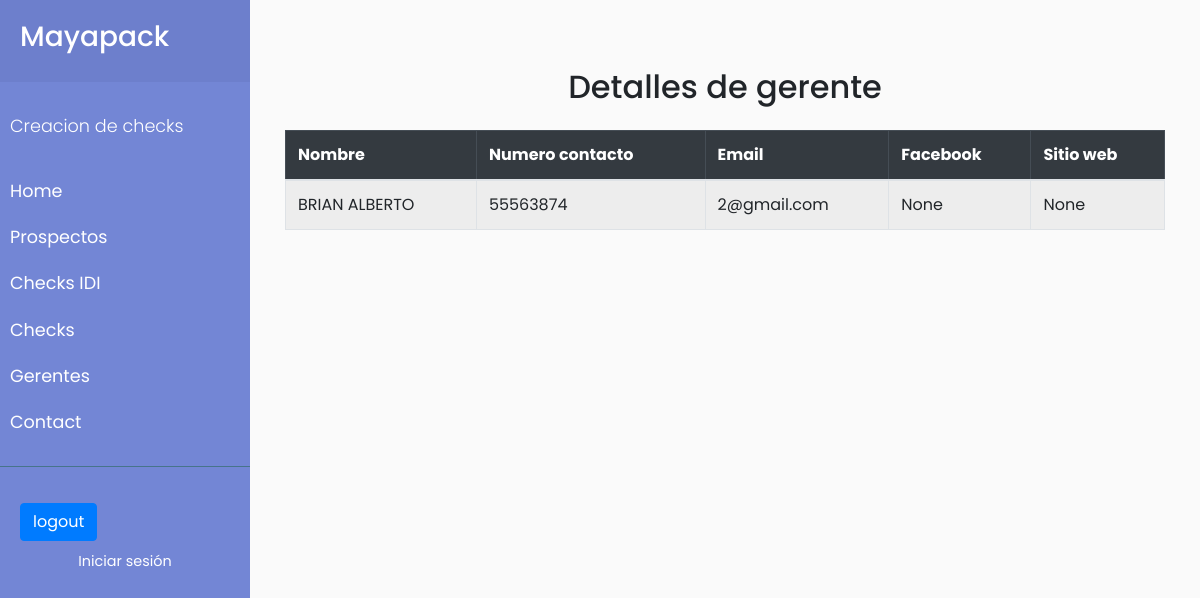
Page /vendedor/4 on the committed database.
### bc/models.py (models this page shows, shortened)
class Vendedores(models.Model):
    nombre = models.CharField(max_length=100)
    numero_contacto = models.CharField(max_length=20, blank=True )
    email = models.EmailField(unique=True, blank=True)
    facebook = models.URLField(blank=True, null=True)
    x_twitter = models.URLField(blank=True, null=True, verbose_name="X (Twitter)")
    instagram = models.URLField(blank=True, null=True)
    linkedin = models.URLField(blank=True, null=True)
    sitio_web = models.URLField(blank=True, null=True)
    video_corporativo = models.URLField(blank=True, null=True)

### bc/views.py (the view)
# urls.py: path('vendedor/<int:pk>',views.vendedor.as_view(), name='vendedor'),
class vendedor(DetailView):
    model=Vendedores

### templates/bc/vendedores_detail.html (shortened to what this page needs)
{% extends 'base.html' %}
{% block content %}
{% load static %}
<div id="content">
 <div class="container mt-5">
        <h2 class="text-center mb-4">Detalles de gerente</h2>
        <table class="table table-striped table-bordered">
            <thead class="table-dark">
                <tr>
                    <th>Nombre</th>
                    <th>Numero contacto</th>
                    <th>Email</th>
                    <th>Facebook</th>
                    <th>Sitio web</th>
                </tr>
            </thead>
            <tbody>
                <tr>
                    <td>{{object.nombre}}</td>
                    <td>{{object.numero_contacto}}</td>
                    <td>{{object.email}}</td>
                    <td>{{object.facebook}}</td>
                    <td>{{object.sitio_web}}</td>
                </tr>
            </tbody>
        </table>
    </div>
    </div>
{% endblock %}

### cotizaciones/static/cotizaciones/css/sidemenu.css (style rules this page uses)
body { font-family: 'Poppins', sans-serif; background: #fafafa; }
#content { width: 100%; padding: 20px; min-height: 100vh; transition: all 0.3s; }

### rows in the picture
Vendedores: nombre "BRIAN ALBERTO", numero_contacto "55563874", email "2@gmail.com", facebook "None", sitio_web "None"
